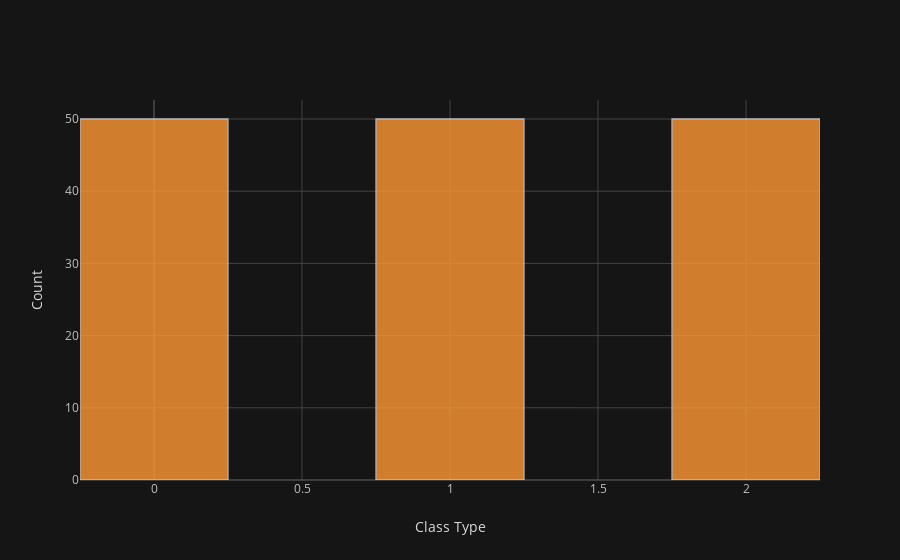

The notebook cell saved with this chart:
### Code cell
df_d['class'].iplot(kind='histogram',
                          histnorm='',
                          barmode='',
                          theme='solar',
                          bins=5,
                          xTitle='Class Type',
                          yTitle='Count')

### Figure 1 — Plotly figure (JSON) as saved in the notebook; plotly's stock layout.template omitted (floating-point values rounded to 4 significant figures; data arrays with more than 128 entries replaced by an {"elided": "..."} marker saying what was removed)
{"data": [{"histfunc": "count", "histnorm": "", "marker": {"color": "rgba(255, 153, 51, 1.0)", "line": {"color": "#D9D9D9", "width": 1.3}}, "name": "class", "nbinsx": 5, "opacity": 0.8, "orientation": "v", "type": "histogram", "uid": "63e9ca13-df3b-45c7-9b64-fac5db2f36c0", "x": {"elided": "150 str values"}}], "layout": {"barmode": "overlay", "legend": {"bgcolor": "#151516", "font": {"color": "#D9D9D9"}}, "paper_bgcolor": "#151516", "plot_bgcolor": "#151516", "title": {"font": {"color": "#D9D9D9"}}, "xaxis": {"gridcolor": "#434343", "showgrid": true, "tickfont": {"color": "#C2C2C2"}, "title": {"font": {"color": "#D9D9D9"}, "text": "Class Type"}, "zerolinecolor": "#666570"}, "yaxis": {"gridcolor": "#434343", "showgrid": true, "tickfont": {"color": "#C2C2C2"}, "title": {"font": {"color": "#D9D9D9"}, "text": "Count"}, "zerolinecolor": "#666570"}}}
